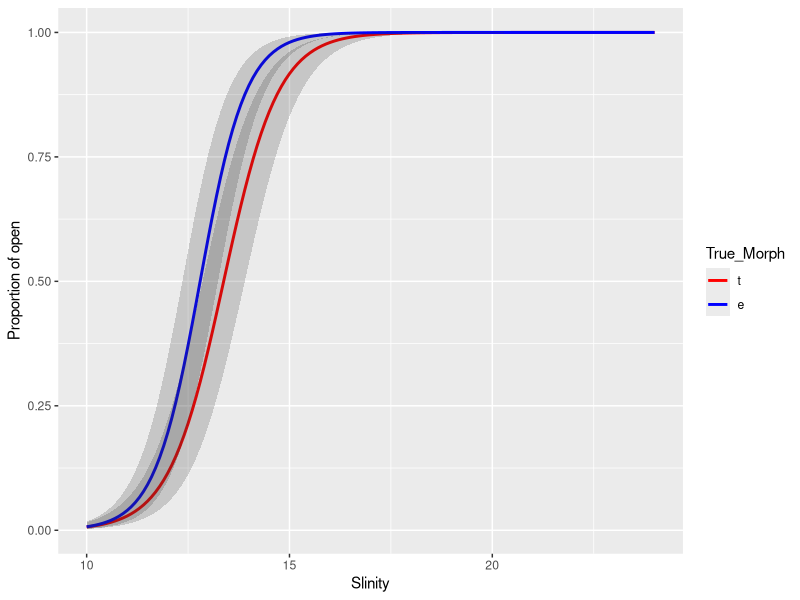
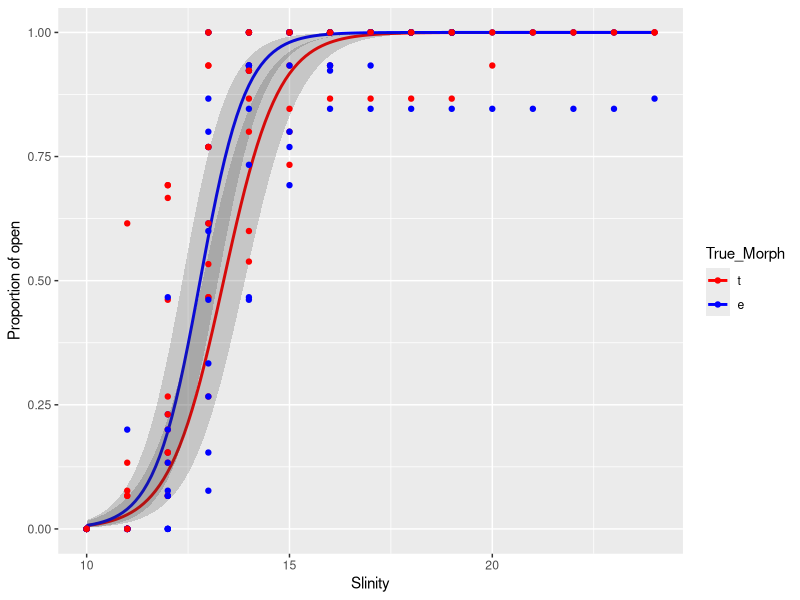

The R script that drew these images, in order:
## ---- chunk 1
library(knitr)
opts_chunk$set(echo = TRUE, message = FALSE)


## ---- chunk 2
library(readxl)
library(dplyr)
library(reshape2)
library(lme4)
library(ggplot2)


salinity <- read_excel("Data/Mytred_2021_Salinity.xlsx", sheet = "Exp1_Salinity")

salinity <- as.data.frame(salinity)

head(salinity)
## ---- chunk 3
myt <- read_excel("Data/Mytred_2021_Salinity.xlsx", sheet = "Exp1_tidy")

myt <- as.data.frame(myt)

head(myt)
## ---- chunk 4
# Удаляю мидий с несовпадающими морфотипами
myt2 <- myt %>% filter(Expected_Morph == True_Morph) 
## ---- chunk 5
myt2_long <- melt(myt2, id.vars = c("Experiment", "Tank",	"Plank", 	"Mussel_ID",	"Expected_Morph",	"True_Morph",	"Length",	"Www"), value.name = "Status", variable.name = "Observation" ) %>% filter(Tank != "C")

# Обрати внимание, что контрольный аквариум я убрал из дальнейшего анализа. Он нужен только для одной цели, чтобы показать, что при неизменной солености от продолжительнсти наблюдений (Duration) ничего не зависит. 

# Приделываю к имеющимся данным по состоянию мидий даные по солености и продолжительности
myt2_sal_long <- merge(myt2_long, salinity)

head(myt2_sal_long)
## ---- chunk 6

Model1 <- glmer(Status ~ Salinity*True_Morph + Duration + (1|Mussel_ID) + (1|Tank), data = myt2_sal_long, family = binomial(link = "logit"), control=glmerControl(optimizer="bobyqa",optCtrl=list(maxfun=2e5)))

summary(Model1)

## ---- chunk 7
MyData <- expand.grid(Salinity = seq(min(myt2_sal_long$Salinity), max(myt2_sal_long$Salinity), 0.1), True_Morph = c("t", "e"), Duration = mean(myt2_sal_long$Duration))

logit_back <- function(x) exp(x)/(1 + exp(x)) # обратная логит-трансформация

X <- model.matrix(~  Salinity*True_Morph + Duration, data = MyData)
b <- fixef(Model1)

MyData$fit_eta <- X %*% b #Предсказанные значения в шкале логитов
MyData$se_eta <- sqrt(diag(X %*% vcov(Model1) %*% t(X))) #Ошибки в шкале логитов

MyData$fit_pi <- logit_back(MyData$fit_eta) #Предсказанные значения в шкале вероятностей

# Границы доверительного интервала
MyData$lwr <- logit_back(MyData$fit_eta - 1.96 * MyData$se_eta)
MyData$upr <- logit_back(MyData$fit_eta + 1.96 * MyData$se_eta)


Pl <-
  ggplot(MyData, aes(x = Salinity, y = fit_pi)) + 
  geom_line(aes(, color = True_Morph), size = 1) + 
  geom_ribbon(aes(ymin = lwr, ymax = upr, group = True_Morph), alpha = 0.2) +
  scale_color_manual(values = c("red", "blue")) + 
  labs(x = "Slinity", y = "Proportion of open")

Pl
## ---- chunk 8
# Вычисляем частоту открытых мидий в каждом из наблюдений
myt2_sal_summary <- myt2_sal_long %>% group_by(Tank, Observation, True_Morph) %>% summarize(Salinity = mean(Salinity), Prop_Open = mean(Status == 1)) %>% as.data.frame()

head(myt2_sal_summary)
## ---- chunk 9
Pl + 
  geom_point(data = myt2_sal_summary, aes(x = Salinity, y = Prop_Open, color = True_Morph))
